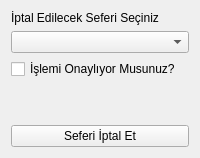
        <widget class="QWidget" name="tab_2">
         <attribute name="title">
          <string>Sefer İptal</string>
         </attribute>
         <layout class="QGridLayout" name="gridLayout_5">
          <item row="1" column="0">
           <widget class="QComboBox" name="comboboxSilinecekSefer"/>
          </item>
          <item row="3" column="0">
           <spacer name="verticalSpacer_2">
            <property name="orientation">
             <enum>Qt::Vertical</enum>
            </property>
            <property name="sizeHint" stdset="0">
             <size>
              <width>20</width>
              <height>40</height>
             </size>
            </property>
           </spacer>
          </item>
          <item row="0" column="0">
           <widget class="QLabel" name="label_8">
            <property name="text">
             <string>İptal Edilecek Seferi Seçiniz</string>
            </property>
           </widget>
          </item>
          <item row="2" column="0">
           <widget class="QCheckBox" name="onayCheckBoxSefer">
            <property name="text">
             <string>İşlemi Onaylıyor Musunuz?</string>
            </property>
           </widget>
          </item>
          <item row="4" column="0">
           <widget class="QPushButton" name="seferiIptalEtButton">
            <property name="text">
             <string>Seferi İptal Et</string>
            </property>
           </widget>
          </item>
         </layout>
        </widget>
